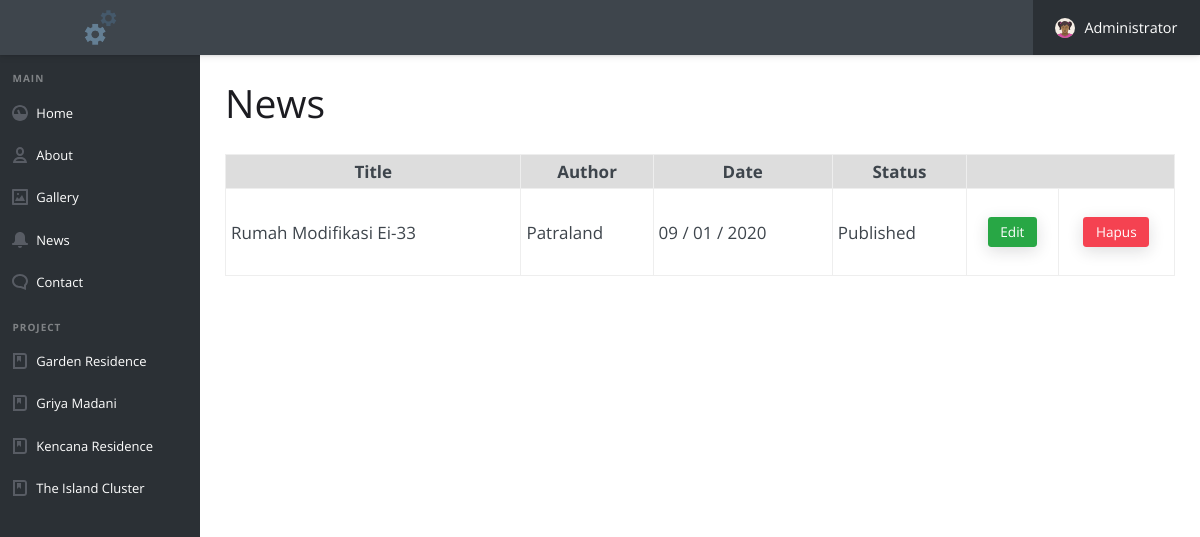
Page /adm/news.php (signed in) on the earlier database version.
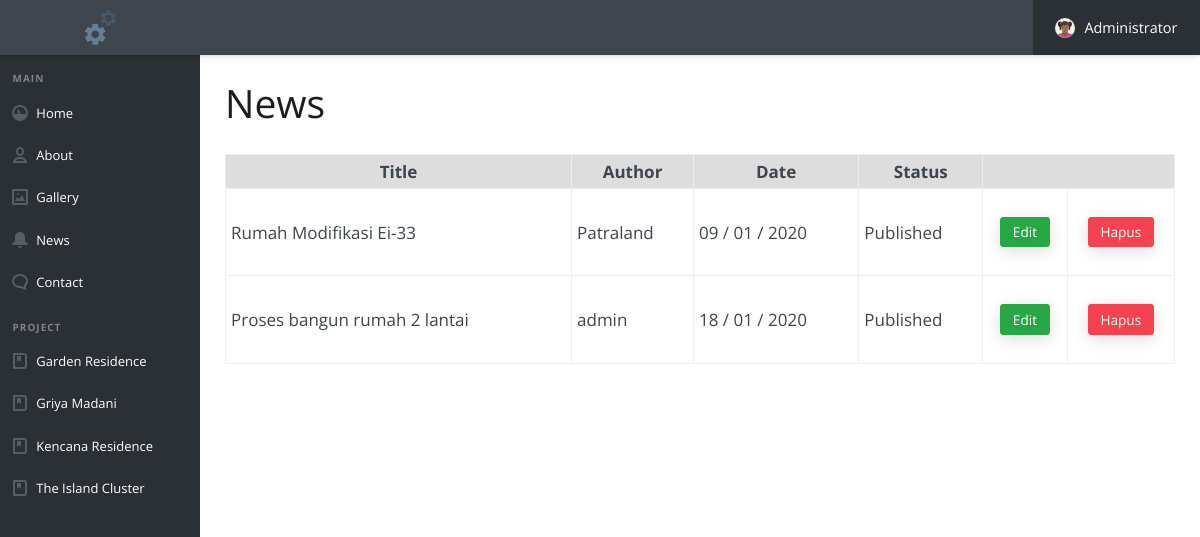
Same page on the later database version.
### tables this page shows
CREATE TABLE `tb_news` (
  `id_news` int(11) NOT NULL,
  `image` mediumtext NOT NULL,
  `title` mediumtext NOT NULL,
  `author` varchar(50) NOT NULL,
  `date` varchar(50) NOT NULL,
  `status` varchar(50) NOT NULL,
  `description` longtext NOT NULL
);

### adm/news.php (the view, shortened to what this page needs)
<?php
include("../config/conn.php");
?>
<!doctype html>
<html lang="en">
<head>
  <link rel="stylesheet" href="assets/css/style.css">
</head>
<body>
  <?php include("includes/header.php"); ?>
  <main class="cd-main-content">
    <?php include("includes/navbar.php"); ?>
    <div class="cd-content-wrapper">
      <h2>News</h2></h2><br>
      <p>
        <?php
        if (isset($_GET['pageno'])) {
          $pageno = $_GET['pageno'];
        } else {
          $pageno = 1;
        }
        $no_of_records_per_page = 10;
        $offset = ($pageno-1) * $no_of_records_per_page;
        $sql = "SELECT * FROM tb_news LIMIT $offset, $no_of_records_per_page";
        $res_data = mysqli_query($db,$sql);
        ?>
        <div style="overflow-x:auto;">
          <table cellpadding="5" width="100%" border=1>
            <tr style="background:#ddd; font-weight:bolder;">
              <th>Title</th>
              <th>Author</th>
              <th>Date</th>
              <th>Status</th>
              <th colspan="2"></th>
            </tr>
            <?php
            while($data = mysqli_fetch_array($res_data)) {
              ?>
              <tr>
                <td><?php echo $data['title']; ?></td>
                <td><?php echo $data['author']; ?></td>
                <td><?php echo $data['date']; ?></td>
                <td><?php echo $data['status']; ?></td>
                <td align="center"><br><a class="btn btn--primary btn--sm" style="background:#28a745;" href="edit-news.php?id=<?php echo $data['id_news']; ?>&act=edit">Edit</a><br><br></td>
                <td align="center"><br><a class="btn btn--accent btn--sm" href="?id=<?php echo $data['id_news']; ?>&act=del">Hapus</a><br><br></td>
              </tr>
            <?php } ?>
          </table>
        </div><br>
    </p>
  </div>
</main>
</body>
</html>

Differences in the rows shown:
added tb_news: title "Proses bangun rumah 2 lantai", author "admin", date "18 / 01 / 2020", status "Published"
